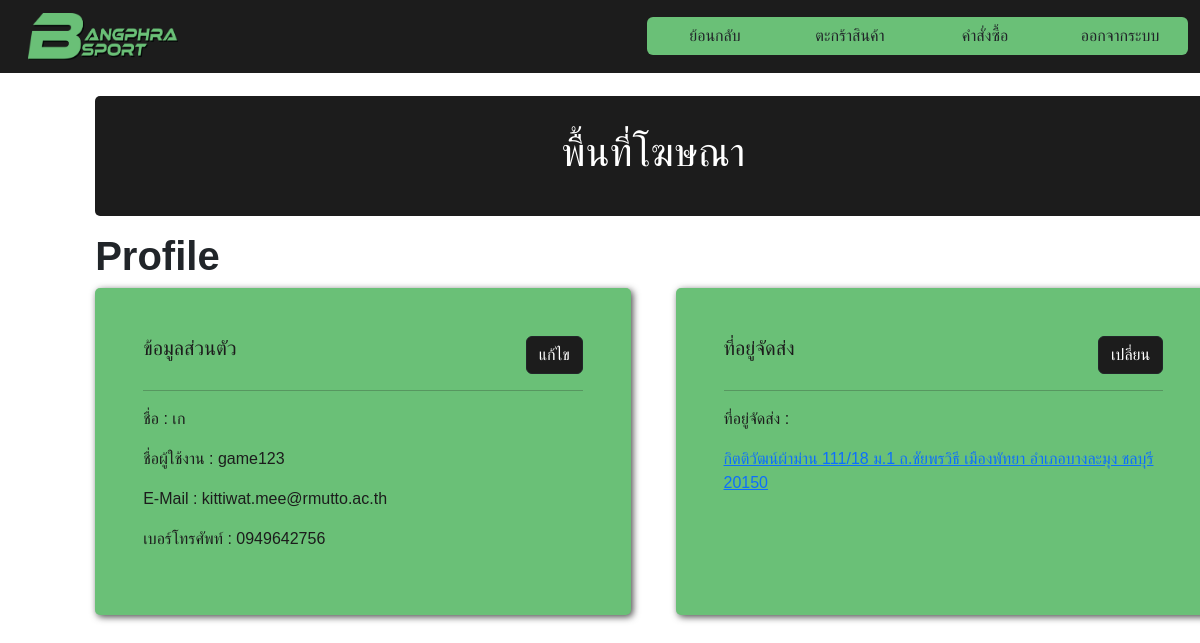
/profile-c.php (signed in), run on the app's committed database.
### tables this page shows
CREATE TABLE `customer` (
  `id_cus` int(11) NOT NULL,
  `name` varchar(50) NOT NULL,
  `username` varchar(24) NOT NULL,
  `password` varchar(24) NOT NULL,
  `email` varchar(255) NOT NULL,
  `tel` varchar(10) NOT NULL,
  `address` text DEFAULT NULL,
  `type` varchar(20) NOT NULL
);

### profile-c.php (the view, shortened to what this page needs)
<?php
 require_once('connect.php');
 $username = $_SESSION['username'];
 $sql = "SELECT * FROM customer WHERE username=?";
 $stmt = $conn->prepare($sql);
 $stmt->bind_param("s", $username);
 $stmt->execute();
 $result = $stmt->get_result();
 if ($result->num_rows > 0) {
     $row = $result->fetch_assoc();
 } else {
     echo "User not found.";
 }
?>
<!DOCTYPE html>
<html lang="en">
<head>
<link href="https://cdn.jsdelivr.net/npm/bootstrap@5.3.3/dist/css/bootstrap.min.css" rel="stylesheet">
<link rel="stylesheet" href="https://cdnjs.cloudflare.com/ajax/libs/font-awesome/5.15.4/css/all.min.css">
<link rel="stylesheet" href="css/cus-pro.css">
</head>
<body>
    <nav class="navbar fixed-top">
    <div class="container-fluid">
        <a class="navbar-brand" href="index-c.php">
        <img src="asset/BANGPHRA SPORT PNG 3.png" alt="" width="150px" height="auto">
        </a>
        <div class="btn-group">
        <a href="index-c.php" type="button" class="btn">ย้อนกลับ</a>
        <a href="cart.php" type="button" class="btn">ตะกร้าสินค้า</a>
        <a href="order-view.php" type="button" class="btn">คำสั่งซื้อ</a>
        <a href="logout.php" type="button" class="btn">ออกจากระบบ</a>
        </div>
    </div>
    </nav>
    <div class="container">
      <div class="box">
        <h1>พื้นที่โฆษณา</h1>
      </div>
      <h1><b> Profile </b></h1>
      <div class="container-profile">
      <div class="profile-box">
        <div class="be-box">
        <h5> ข้อมูลส่วนตัว </h5>
        <a href="cus-form-update.php?id=<?php echo $row['id_cus'] ?>" class="btn btn-dark"> แก้ไข </a>
        </div>
        <hr>
        <p> ชื่อ :  <?php echo $row["name"]; ?> </p>
        <p> ชื่อผู้ใช้งาน : <?php echo $row["username"]; ?> </p>
        <p> E-Mail : <?php echo $row["email"]; ?> </p>
        <p> เบอร์โทรศัพท์ : <?php echo $row["tel"]; ?> </p>
       </div>
       <div class="profile-box">
       <div class="be-box">
        <h5> ที่อยู่จัดส่ง </h5>
        <a href="cus-form-update.php?id=<?php echo $row['id_cus'] ?>" class="btn btn-dark"> เปลี่ยน </a>
        </div>
        <hr>
        <p> ที่อยู่จัดส่ง :
          <a href="https://www.google.com/maps/search/<?php echo urlencode($row["address"]); ?>" target="_blank">
            <p>  <?php echo $row["address"]; ?> </p>
          </a>
        </p>
       </div>
       </div>
    </div>
</body>
</html>

### css/cus-pro.css (style rules this page uses)
body { font-family: Arial, Helvetica, sans-serif; }
.navbar { background-color: #1c1c1c; color: #FFFFFF; }
.navbar-brand { margin-left: 1rem; }
.navbar .btn-group { background-color: #6ac077; border: none; text-align: center; align-items: center; }
.btn-group .btn { width: 8.5rem; height: auto; }
.container { margin: 5.2rem; display: block; justify-content: center; }
.container-profile { display: flex; justify-content: space-between; }
.profile-box { display: block; background-color: #6ac077; padding: 3rem; border-radius: 5px; box-shadow: 2px 2px 7px rgba(0, 0, 0, 0.7); border-collapse: collapse; width: 48%; color: #1c1c1c; }

### data on the page
customer: name "เก", username "game123", email "kittiwat.mee@rmutto.ac.th", tel "0949642756", address "กิตติวัฒน์ผ้าม่าน 111/18 ม.1 ถ.ชัยพรวิธี เมืองพัทยา อำเภอบางละมุง ชลบุรี 20150"
